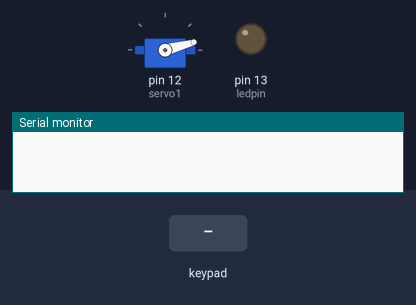
A sketch run on a simulated Arduino Uno, built with avr-gcc and run on an emulated ATmega328P. Shown: servo, output pins drawn as LEDs (lit = HIGH), the last lines printed to the serial monitor. Inputs (shaded band) come from the test bench.

Above: at 1.2 s.
1.3 s: keypad keys 1 2 3 pressed 0.4 s apart
At 2.55 s:
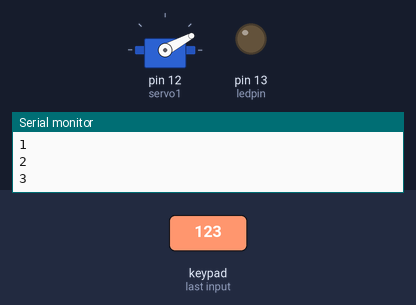
At 4.6 s:
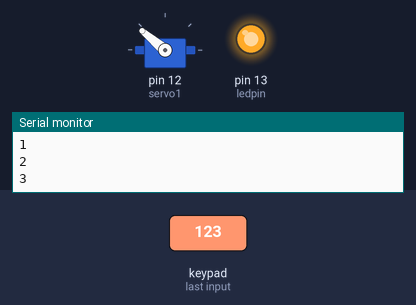
4.8 s: keypad keys 1 2 3 # pressed 0.4 s apart
12.8 s: keypad keys 1 2 3 * pressed 0.4 s apart
At 14.4 s:
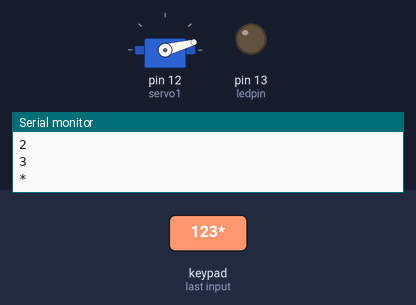
Timing chart, 0 to 15.9 s (numbered marks = the images above; inputs shaded):
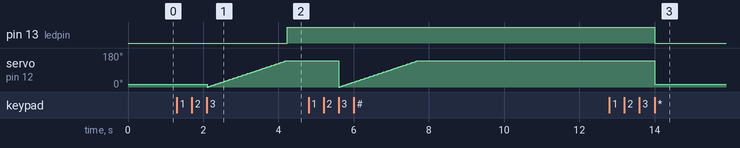

The sketch:

nummernblock.ino
```cpp
#include <Servo.h>
#include <Keypad.h>
#include "configuration.h"


#define ledpin 13


const byte ROWS = 4; // Four rows
const byte COLS = 4; // Four columns
char keys[ROWS][COLS] = {
  {'1','2','3','A'},
  {'4','5','6','B'},
  {'7','8','9','C'},
  {'*','0','#','D'}
};
byte rowPins[ROWS] = { 9, 8, 7, 6 };
byte colPins[COLS] = { 5, 4, 3, 2 };

// Create the Keypad
Keypad kpd = Keypad( makeKeymap(keys), rowPins, colPins, ROWS, COLS );


Servo servo1;
int pos = 0;

void setup() {
  Serial.begin(9600);
  pinMode(ledpin, OUTPUT);
  digitalWrite(ledpin, LOW);

  servo1.attach(12);
  servo1.write(15);

}

void loop() {
 static String temp;
  char key = kpd.getKey();


  if(temp == password)
  {
      for(int i = 0; i <= 140; i+=1)
      {
        servo1.write(i);
        delay(15);
      }

     for(int i = temp.length(); i >= 0; i-=1)
      {
        temp.remove(i);
      }

      digitalWrite(ledpin, HIGH);
  }

  if(key)
  {
    switch(key)
    {
      case '*':
        for(int i = temp.length(); i >= 0; i-=1)
        {
          temp.remove(i);
        }
        digitalWrite(ledpin, LOW);
        servo1.write(15);
        Serial.println(key);
        break;

      default:
          temp += key;
          Serial.println(key);
    }
  }
}
```

configuration.h
```cpp
#ifndef CONFIGURATION_h
#define CONFIGURATION_h

#define password "123"

#endif
```

Measured:
- after the input at 1.3 s, pin 13 (ledpin): LOW → HIGH after 2.9 s
- after the input at 12.8 s, pin 13 (ledpin): HIGH → LOW after 1.2 s; servo on pin 12 (servo1): 140° → 15° after 1.2 s
